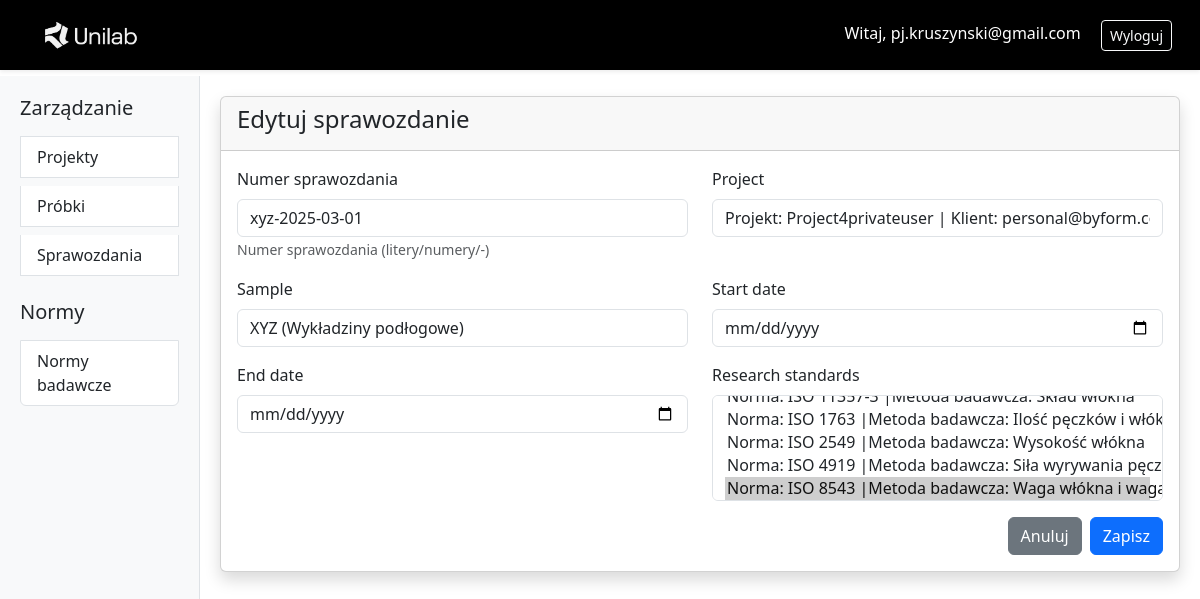
Page /reports/xyz-2025-03-01/edit/ (signed in) on the committed database.
### users/models.py (models this page shows, shortened)
class User(AbstractUser):
    username = None
    email = models.EmailField(unique=True)
    USERNAME_FIELD = 'email'
    REQUIRED_FIELDS = ['first_name', 'last_name']
    USER_TYPE_CHOICES = [
        ('personal', 'Personal'),
        ('company', 'Company')
    ]
    user_type = models.CharField(
        max_length=8, choices=USER_TYPE_CHOICES,
        default='personal'
    )
    company_name = models.CharField(max_length=255, blank=True, null=True)
    company_address = models.CharField(max_length=255, blank=True, null=True)
    tax_id = models.CharField(
        max_length=10, blank=True, null=True,
        validators=[validate_nip], verbose_name="NIP"
    )
    objects = UserManager()

### projects/models.py (models this page shows, shortened)
class Report(models.Model):
    code_name = models.CharField("Numer sprawozdania", max_length=16, unique=True, validators=[validate_code_name], help_text="Numer sprawozdania (litery/numery/-)")
    project = models.ForeignKey(Project, on_delete=models.CASCADE)
    sample = models.OneToOneField(Sample, on_delete=models.SET_NULL, null=True, blank=True, related_name='report') # sample.report
    research_standards = models.ManyToManyField(ResearchStandard,through='ReportResearchStandard',related_name='reports') # a bez related_name byłoby report_set_all
    start_date = models.DateField(null=True, blank=True)
    end_date = models.DateField(null=True, blank=True)
    approved_by = models.ForeignKey(
        User,
        on_delete=models.SET_NULL,
        null=True,
        blank=True,
        limit_choices_to={'groups__name': "Lab_member"},
        verbose_name="Akceptacja wyników:"
    )
    class Meta:
        verbose_name = _("Sprawozdanie")
        verbose_name_plural = _("Sprawozdania")
        ordering = ['-start_date']

### projects/views.py (the view, shortened to what this page needs)
class ReportUpdateView(PermissionRequiredMixin, LoginRequiredMixin, UpdateView):
    model = Report
    form_class = ReportForm
    template_name = 'report_form.html'
    success_url = reverse_lazy('report_list')
    permission_required = 'projects.update_report'
    slug_field = 'code_name'
    slug_url_kwarg = 'code_name'
    def get_form_kwargs(self):
        kwargs = super().get_form_kwargs()
        kwargs['user'] = self.request.user
        return kwargs

### projects/forms.py
class ReportForm(forms.ModelForm):
    class Meta:
        model = Report
        fields = ['code_name', 'project', 'sample', 'start_date', 'end_date', 'research_standards']
        widgets = {
            'start_date': forms.DateInput(attrs={'type': 'date'}),
            'end_date': forms.DateInput(attrs={'type': 'date'}),
        }
    def __init__(self, *args, **kwargs):
        user = kwargs.pop('user')
        super().__init__(*args, **kwargs)
        self.fields['project'].queryset = Project.objects.all()
        self.fields['sample'].queryset = Sample.objects.filter(
            Q(report__isnull=True) | Q(report__id=self.instance.pk)
        )

### projects/models.py (called while the page is built)
    def __str__(self):
        return f"Projekt: {self.name} | Klient: {self.client.email} | Status: {self.status}"

    def __str__(self):
        material = self.get_material_type_display() # metoda get_FIELDNAME_display()
        return f"{self.name} ({material if material != 'Unselected' else 'Materiał nie został wybrany'})"

    def __str__(self):
        return f"Norma: {self.name} |Metoda badawcza: {self.method}"

### projects/templates/report_form.html (shortened to what this page needs)
{% extends "base.html" %}
{% load widget_tweaks %}
{% block content %}
<div class="card shadow">
  <div class="card-header">
    <h4>{% if object %}Edytuj sprawozdanie{% else %}Nowe sprawozdanie{% endif %}</h4>
  </div>
  <div class="card-body">
    <form method="post">
      <div class="row">
        {% for field in form %}
          <div class="col-md-6 mb-3">
            <label class="form-label">{{ field.label }}</label>
            {% render_field field class="form-control" %}
            {% if field.help_text %}<small class="form-text text-muted">{{ field.help_text }}</small>{% endif %}
          </div>
        {% endfor %}
      </div>
      <div class="d-flex justify-content-end">
        <a href="{% url 'report_list' %}" class="btn btn-secondary">Anuluj</a>
        <button type="submit" class="btn btn-primary ms-2">Zapisz</button>
      </div>
    </form>
  </div>
</div>
{% endblock %}

### projects/templates/base.html (shortened to what this page needs)
{% load static %}
<!DOCTYPE html>
<html lang="pl">
<head>
  <link rel="stylesheet" href="https://cdn.jsdelivr.net/npm/bootstrap@5.3.0/dist/css/bootstrap.min.css">
</head>
<body>
  <nav class="navbar navbar-expand-lg navbar-custom shadow-sm fixed-top">
    <div class="container-fluid">
      <a class="navbar-brand" href="{% url 'project_list' %}">
        <img src="{% static 'users/images/logo_jasne.png' %}" alt="Logo" height="60">
      </a>
      <div class="ml-auto">
        <span class="navbar-text text-white me-3">
          <a href="{% url 'user_profile' %}" class="text-white text-decoration-none">
            Witaj, {{ request.user.email }}
          </a>
        </span>
        <a href="{% url 'logout' %}" class="btn btn-outline-light btn-sm">Wyloguj</a>
      </div>
    </div>
  </nav>
  <div class="container-fluid" style="margin-top: 76px;">
    <div class="row">
      <div class="col-md-3 col-lg-2 sidebar d-md-block">
        <div class="list-group">
          <h5 class="mb-3">Zarządzanie</h5>
          <a href="{% url 'project_list' %}" class="list-group-item list-group-item-action">
            Projekty
          </a>
          <a href="{% url 'sample_list' %}" class="list-group-item list-group-item-action mt-2">
            Próbki
          </a>
          <a href="{% url 'report_list' %}" class="list-group-item list-group-item-action mt-2">
            Sprawozdania
          </a>
          <h5 class="mt-4 mb-3">Normy</h5>
          <a href="{% url 'standard_list' %}" class="list-group-item list-group-item-action">
            Normy badawcze
          </a>
        </div>
      </div>
      <main class="col-md-9 col-lg-10 main-content">
        {% block content %}
        {% endblock %}
      </main>
    </div>
  </div>
</body>
</html>

### projects/templates/base.html (style rules this page uses)
.sidebar { height: calc(100vh - 76px); background-color: #f8f9fa; border-right: 1px solid #dee2e6; padding: 20px; overflow-y: auto; }
.main-content { padding: 20px; overflow-y: auto; }
.navbar-custom { background-color: #000000; padding: 0 1rem; }

### rows in the picture
User: user.email "pj.kruszynski@gmail.com"
Report: code_name "xyz-2025-03-01" "Projekt: Project4privateuser | Klient: personal@byform.com | Status: open" "XYZ (Wykładziny podłogowe)"

### other values in the picture
{{ field.label }} "Numer sprawozdania" "Project" "Sample" "Start date" "End date" "Research standards"
{{ field.help_text }} "Numer sprawozdania (litery/numery/-)"
